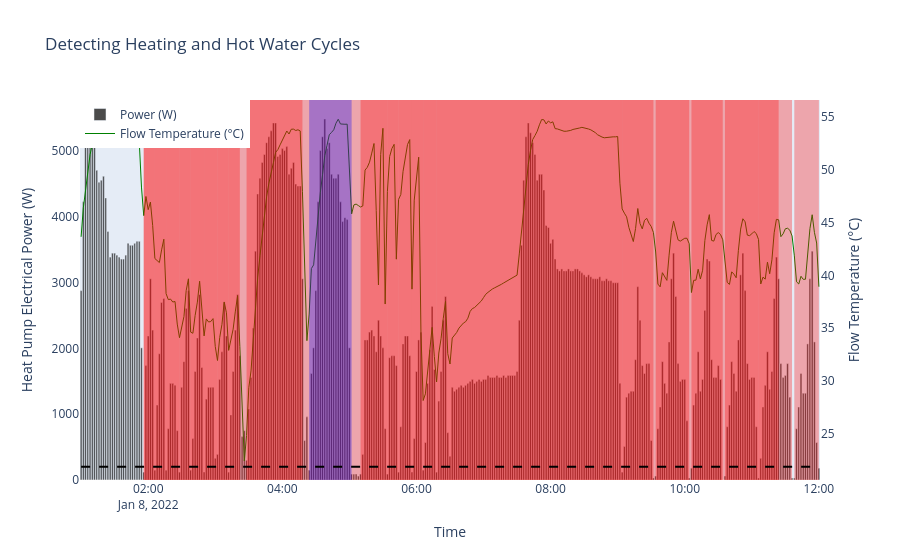

Write notebook code for a chart like this one.
### Code cell
import plotly.graph_objects as go

# Define the time range
df_filtered = readings.loc['2022-01-08 01:00:00':'2022-01-08 12:00:00'].copy()
df_filtered["comb_flow_temp"] = df_filtered["Heat_Pump_Heating_Flow_Temperature"].fillna(df_filtered["Hot_Water_Flow_Temperature"])

# Create the figure
fig = go.Figure()

# Add the first y-axis (Power values) as bars
fig.add_trace(go.Bar(
    x=df_filtered.index,
    y=df_filtered["Power_W"],
    name="Power (W)",  
    marker_color="black",
    opacity=0.7
))

# fig.add_trace(go.Bar(
#     x=df_filtered.index,
#     y=df_filtered["Heat_Pump_Power_Output"],
#     name="Heat Pump Power Output",
#     marker_color="red",
#     opacity=0.7
# ))

# Add the second y-axis (Flow Temperatures)
fig.add_trace(go.Scatter(
    x=df_filtered.index,
    y=df_filtered["comb_flow_temp"],  # Replace with the actual column name for flow temperature
    name="Flow Temperature (°C)",
    mode="lines",
    line=dict(color="green", width=1),
    yaxis="y2"  # Assign to second y-axis
))

# Add shaded areas where on == 1
for i in range(1, len(df_filtered)):
    if df_filtered['on'].iloc[i] == 1 and df_filtered['on'].iloc[i - 1] == 0:
        # Start of shaded region
        start_time = df_filtered.index[i-1]
    elif df_filtered['on'].iloc[i] == 0 and df_filtered['on'].iloc[i - 1] == 1:
        # End of shaded region
        end_time = df_filtered.index[i]

        if np.isnan(df_filtered["Hot_Water_Flow_Temperature"].iloc[i-1]):
            fill_colour="rgba(255, 0, 0, 0.3)"
        else:
            fill_colour="rgba(0, 0, 255, 0.3)"
        # Add shaded area
        fig.add_shape(
            type="rect",
            x0=start_time,
            x1=end_time,
            y0=0, y1=1,  # Extend full height
            xref="x",
            yref="paper",
            fillcolor=fill_colour,
            line_width=0
        )

fig.add_shape(
    type="line",
    x0=df_filtered.index.min(),
    x1=df_filtered.index.max(),
    y0=200,
    y1=200,
    line=dict(color="black", width=2, dash="dash"),  # Customize color, width, and dash style
)


# Update layout to include secondary y-axis
fig.update_layout(
    width=900,
    title="Detecting Heating and Hot Water Cycles",
    xaxis=dict(title="Time"),
    yaxis=dict(
        title="Heat Pump Electrical Power (W)",
        side="left",
        showgrid=False
    ),
    yaxis2=dict(
        title="Flow Temperature (°C)",
        overlaying="y",
        side="right",
        showgrid=False
    ),
    legend=dict(x=0, y=1)    
)

# Show the figure
fig.show()

### Figure 1 — Plotly figure (JSON) as saved in the notebook; plotly's stock layout.template omitted (floating-point values rounded to 4 significant figures; data arrays with more than 128 entries replaced by an {"elided": "..."} marker saying what was removed)
{"data": [{"marker": {"color": "black"}, "name": "Power (W)", "opacity": 0.7, "type": "bar", "x": {"elided": "331 str values"}, "y": {"elided": "331 float values"}}, {"line": {"color": "green", "width": 1}, "mode": "lines", "name": "Flow Temperature (°C)", "type": "scatter", "x": {"elided": "331 str values"}, "y": {"elided": "331 float values"}, "yaxis": "y2"}], "layout": {"legend": {"x": 0, "y": 1}, "shapes": [{"fillcolor": "rgba(255, 0, 0, 0.3)", "line": {"width": 0}, "type": "rect", "x0": "2022-01-08T11:24:00+00:00", "x1": "2022-01-08T01:56:00+00:00", "xref": "x", "y0": 0, "y1": 1, "yref": "paper"}, {"fillcolor": "rgba(255, 0, 0, 0.3)", "line": {"width": 0}, "type": "rect", "x0": "2022-01-08T01:56:00+00:00", "x1": "2022-01-08T02:06:00+00:00", "xref": "x", "y0": 0, "y1": 1, "yref": "paper"}, {"fillcolor": "rgba(255, 0, 0, 0.3)", "line": {"width": 0}, "type": "rect", "x0": "2022-01-08T02:06:00+00:00", "x1": "2022-01-08T02:16:00+00:00", "xref": "x", "y0": 0, "y1": 1, "yref": "paper"}, {"fillcolor": "rgba(255, 0, 0, 0.3)", "line": {"width": 0}, "type": "rect", "x0": "2022-01-08T02:16:00+00:00", "x1": "2022-01-08T02:28:00+00:00", "xref": "x", "y0": 0, "y1": 1, "yref": "paper"}, {"fillcolor": "rgba(255, 0, 0, 0.3)", "line": {"width": 0}, "type": "rect", "x0": "2022-01-08T02:28:00+00:00", "x1": "2022-01-08T02:38:00+00:00", "xref": "x", "y0": 0, "y1": 1, "yref": "paper"}, {"fillcolor": "rgba(255, 0, 0, 0.3)", "line": {"width": 0}, "type": "rect", "x0": "2022-01-08T02:38:00+00:00", "x1": "2022-01-08T02:50:00+00:00", "xref": "x", "y0": 0, "y1": 1, "yref": "paper"}, {"fillcolor": "rgba(255, 0, 0, 0.3)", "line": {"width": 0}, "type": "rect", "x0": "2022-01-08T02:50:00+00:00", "x1": "2022-01-08T03:02:00+00:00", "xref": "x", "y0": 0, "y1": 1, "yref": "paper"}, {"fillcolor": "rgba(255, 0, 0, 0.3)", "line": {"width": 0}, "type": "rect", "x0": "2022-01-08T03:02:00+00:00", "x1": "2022-01-08T03:12:00+00:00", "xref": "x", "y0": 0, "y1": 1, "yref": "paper"}, {"fillcolor": "rgba(255, 0, 0, 0.3)", "line": {"width": 0}, "type": "rect", "x0": "2022-01-08T03:12:00+00:00", "x1": "2022-01-08T03:22:00+00:00", "xref": "x", "y0": 0, "y1": 1, "yref": "paper"}, {"fillcolor": "rgba(255, 0, 0, 0.3)", "line": {"width": 0}, "type": "rect", "x0": "2022-01-08T03:28:00+00:00", "x1": "2022-01-08T04:18:00+00:00", "xref": "x", "y0": 0, "y1": 1, "yref": "paper"}, {"fillcolor": "rgba(0, 0, 255, 0.3)", "line": {"width": 0}, "type": "rect", "x0": "2022-01-08T04:24:00+00:00", "x1": "2022-01-08T05:02:00+00:00", "xref": "x", "y0": 0, "y1": 1, "yref": "paper"}, {"fillcolor": "rgba(255, 0, 0, 0.3)", "line": {"width": 0}, "type": "rect", "x0": "2022-01-08T05:10:00+00:00", "x1": "2022-01-08T05:34:00+00:00", "xref": "x", "y0": 0, "y1": 1, "yref": "paper"}, {"fillcolor": "rgba(255, 0, 0, 0.3)", "line": {"width": 0}, "type": "rect", "x0": "2022-01-08T05:34:00+00:00", "x1": "2022-01-08T05:44:00+00:00", "xref": "x", "y0": 0, "y1": 1, "yref": "paper"}, {"fillcolor": "rgba(255, 0, 0, 0.3)", "line": {"width": 0}, "type": "rect", "x0": "2022-01-08T05:44:00+00:00", "x1": "2022-01-08T05:56:00+00:00", "xref": "x", "y0": 0, "y1": 1, "yref": "paper"}, {"fillcolor": "rgba(255, 0, 0, 0.3)", "line": {"width": 0}, "type": "rect", "x0": "2022-01-08T05:56:00+00:00", "x1": "2022-01-08T06:06:00+00:00", "xref": "x", "y0": 0, "y1": 1, "yref": "paper"}, {"fillcolor": "rgba(255, 0, 0, 0.3)", "line": {"width": 0}, "type": "rect", "x0": "2022-01-08T06:06:00+00:00", "x1": "2022-01-08T06:18:00+00:00", "xref": "x", "y0": 0, "y1": 1, "yref": "paper"}, {"fillcolor": "rgba(255, 0, 0, 0.3)", "line": {"width": 0}, "type": "rect", "x0": "2022-01-08T06:18:00+00:00", "x1": "2022-01-08T09:04:00+00:00", "xref": "x", "y0": 0, "y1": 1, "yref": "paper"}, {"fillcolor": "rgba(255, 0, 0, 0.3)", "line": {"width": 0}, "type": "rect", "x0": "2022-01-08T09:04:00+00:00", "x1": "2022-01-08T09:32:00+00:00", "xref": "x", "y0": 0, "y1": 1, "yref": "paper"}, {"fillcolor": "rgba(255, 0, 0, 0.3)", "line": {"width": 0}, "type": "rect", "x0": "2022-01-08T09:34:00+00:00", "x1": "2022-01-08T10:04:00+00:00", "xref": "x", "y0": 0, "y1": 1, "yref": "paper"}, {"fillcolor": "rgba(255, 0, 0, 0.3)", "line": {"width": 0}, "type": "rect", "x0": "2022-01-08T10:06:00+00:00", "x1": "2022-01-08T10:34:00+00:00", "xref": "x", "y0": 0, "y1": 1, "yref": "paper"}, {"fillcolor": "rgba(255, 0, 0, 0.3)", "line": {"width": 0}, "type": "rect", "x0": "2022-01-08T10:36:00+00:00", "x1": "2022-01-08T11:06:00+00:00", "xref": "x", "y0": 0, "y1": 1, "yref": "paper"}, {"fillcolor": "rgba(255, 0, 0, 0.3)", "line": {"width": 0}, "type": "rect", "x0": "2022-01-08T11:06:00+00:00", "x1": "2022-01-08T11:36:00+00:00", "xref": "x", "y0": 0, "y1": 1, "yref": "paper"}, {"fillcolor": "rgba(255, 0, 0, 0.3)", "line": {"width": 0}, "type": "rect", "x0": "2022-01-08T11:38:00+00:00", "x1": "2022-01-08T12:00:00+00:00", "xref": "x", "y0": 0, "y1": 1, "yref": "paper"}, {"line": {"color": "black", "dash": "dash", "width": 2}, "type": "line", "x0": "2022-01-08T01:00:00+00:00", "x1": "2022-01-08T12:00:00+00:00", "y0": 200, "y1": 200}], "title": {"text": "Detecting Heating and Hot Water Cycles"}, "width": 900, "xaxis": {"title": {"text": "Time"}}, "yaxis": {"showgrid": false, "side": "left", "title": {"text": "Heat Pump Electrical Power (W)"}}, "yaxis2": {"overlaying": "y", "showgrid": false, "side": "right", "title": {"text": "Flow Temperature (°C)"}}}}
